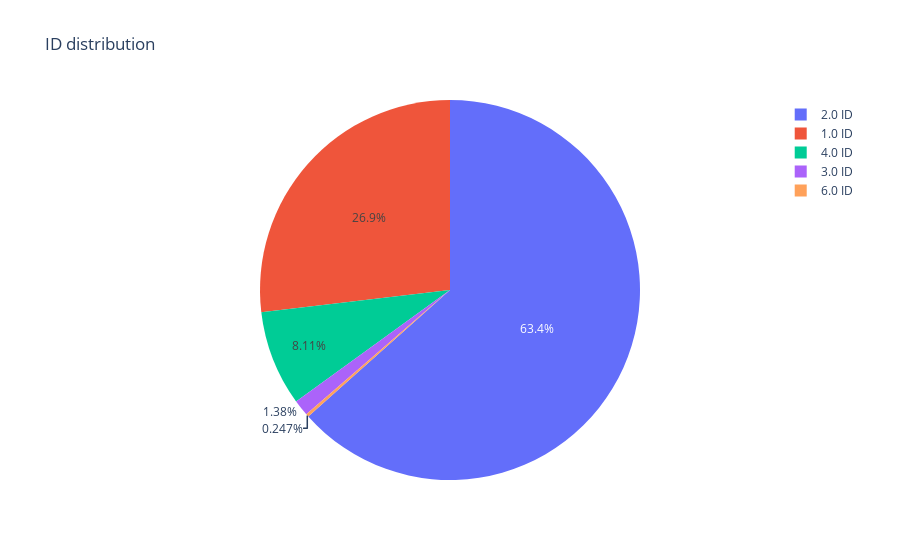

Notebook cell for this chart:
### Markdown cell above
### id-distribution (numbers come from number of elements in folders

### Code cell
# my_data.head(20)
# my_data['idN'].value_counts().nlargest(n=5)  # пять самых больших классов
labels = '2.0 ID', '4.0 ID', '1.0 ID', '3.0 ID','6.0 ID'
sizes = [12580, 1610, 5330, 273,49] # Размеры пяти самых больших классов

import plotly.express as px
# df = px.data.gapminder().query("year == 2007").query("continent == 'Europe'")
# df.loc[df[''] < 2.e6, 'country'] = 'Other countries' # Represent only large countries
fig = px.pie(sizes, values=sizes, names=labels, title='ID distribution')
fig.show()

### Figure 1 — Plotly figure (JSON) as saved in the notebook; plotly's stock layout.template omitted (floating-point values rounded to 4 significant figures)
{"data": [{"domain": {"x": [0, 1], "y": [0, 1]}, "hoverlabel": {"namelength": 0}, "hovertemplate": "label=%{label}<br>value=%{value}", "labels": ["2.0 ID", "4.0 ID", "1.0 ID", "3.0 ID", "6.0 ID"], "legendgroup": "", "name": "", "showlegend": true, "type": "pie", "values": [12580, 1610, 5330, 273, 49]}], "layout": {"legend": {"tracegroupgap": 0}, "title": {"text": "ID distribution"}}}
